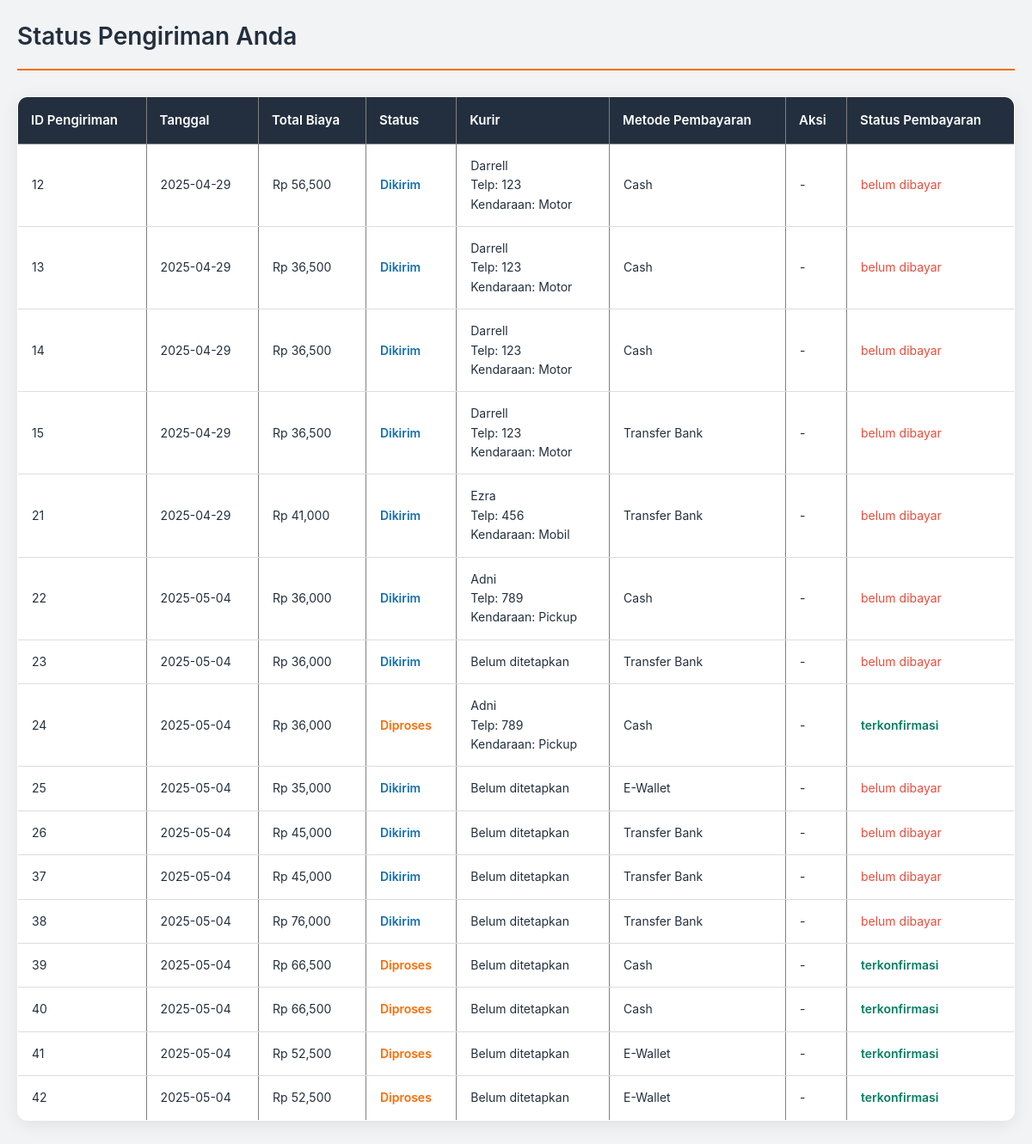
/status_pengiriman.php (signed in), run on the app's committed database.
### tables this page shows
CREATE TABLE `pengiriman` (
  `id_pengiriman` int(11) NOT NULL,
  `id_pengirim` int(11) NOT NULL,
  `id_alamat` int(11) NOT NULL,
  `id_kurir` int(11) DEFAULT NULL,
  `nama_pengirim` varchar(100) NOT NULL,
  `nama_penerima` varchar(100) NOT NULL,
  `jarak` decimal(5,2) NOT NULL,
  `berat` decimal(5,2) NOT NULL,
  `kendaraan` varchar(50) NOT NULL,
  `tanggal_pengiriman` date NOT NULL,
  `metode_pembayaran` varchar(50) NOT NULL,
  `total_biaya` int(11) DEFAULT NULL,
  `status_pengiriman` enum('Pending','Diproses','Dikirim','Selesai') DEFAULT 'Pending',
  `status_pembayaran` enum('belum dibayar','menunggu konfirmasi','terkonfirmasi') DEFAULT 'belum dibayar'
);

CREATE TABLE `kurir` (
  `id_kurir` int(11) NOT NULL,
  `nama_kurir` varchar(100) NOT NULL,
  `no_hp_kurir` varchar(15) NOT NULL,
  `kendaraan` varchar(50) NOT NULL
);

### status_pengiriman.php (the view, shortened to what this page needs)
<!DOCTYPE html>
<html lang="en">
<head>
    <link rel="stylesheet" href="status_pengiriman.css">
</head>
<body>
<?php
include 'koneksi.php';
$id_pengirim = $_SESSION['id_pengirim'];
$query = "SELECT pengiriman.*, kurir.nama_kurir, kurir.no_hp_kurir, kurir.kendaraan
          FROM pengiriman
          LEFT JOIN kurir ON pengiriman.id_kurir = kurir.id_kurir
          WHERE pengiriman.id_pengirim = $id_pengirim";
$result = $conn->query($query);
echo "<h1>Status Pengiriman Anda</h1>";
if ($result->num_rows > 0) {
    echo "<table border='1' cellpadding='10'>";
    echo "<tr>
            <th>ID Pengiriman</th>
            <th>Tanggal</th>
            <th>Total Biaya</th>
            <th>Status</th>
            <th>Kurir</th>
            <th>Metode Pembayaran</th>
            <th>Aksi</th>
            <th>Status Pembayaran</th>
          </tr>";
    while($row = $result->fetch_assoc()) {
        $kurirInfo = !empty($row['nama_kurir'])
            ? $row['nama_kurir'] . "<br>Telp: " . $row['no_hp_kurir'] . "<br>Kendaraan: " . $row['kendaraan']
            : "Belum ditetapkan";
        echo "<tr>";
        echo "<td>" . $row['id_pengiriman'] . "</td>";
        echo "<td>" . $row['tanggal_pengiriman'] . "</td>";
        echo "<td>Rp " . number_format($row['total_biaya'] ?? 0) . "</td>";
        echo "<td data-status='" . strtolower($row['status_pengiriman']) . "'>" . $row['status_pengiriman'] . "</td>";
        echo "<td>$kurirInfo</td>";
        echo "<td>" . ($row['metode_pembayaran'] ?? 'Belum dipilih') . "</td>";
        echo "<td>";
        $status = strtolower($row['status_pengiriman'] ?? '');
        $status_pembayaran = strtolower($row['status_pembayaran'] ?? 'belum dibayar');
        if ($status == 'diproses' && $status_pembayaran !== 'terkonfirmasi') {
            echo "<form action='pembayaran.php' method='POST'>
                <input type='hidden' name='id_pengiriman' value='" . $row['id_pengiriman'] . "'>
                <input type='hidden' name='metode_pembayaran' value='" . $row['metode_pembayaran'] . "'>
                <button type='submit'>Lanjutkan Pembayaran</button>
            </form>";
        } else {
            echo "-";
        }
        echo "</td>";
        echo "<td data-payment='" . strtolower($row['status_pembayaran'] ?? 'belum dibayar') . "'>" . ($row['status_pembayaran'] ?? 'belum dibayar') . "</td>";
        echo "</tr>";
    }
    echo "</table>";
} else {
    echo "Belum ada pengiriman.";
}
?>
</body>
</html>

### status_pengiriman.css (style rules this page uses)
:root { --primary: #FF6B00; --primary-light: #FFE8D9; --secondary: #232F3E; --accent: #FF9900; --light-gray: #F2F3F4; --medium-gray: #DDDDDD; --dark-gray: #555555; --white: #FFFFFF; --error: #E74C3C; --success: #2ECC71; --price-red: #B12704; --status-blue: #146eb4; --status-green: #067d62; }
* { box-sizing: border-box; margin: 0; padding: 0; }
body { font-family: 'Inter', 'Helvetica Neue', Arial, sans-serif; background-color: var(--light-gray); color: var(--secondary); line-height: 1.6; padding: 20px; }
h1 { color: var(--secondary); font-size: 28px; margin-bottom: 30px; padding-bottom: 15px; border-bottom: 2px solid var(--primary); font-weight: 600; }
table { width: 100%; border-collapse: collapse; background-color: var(--white); box-shadow: 0 4px 20px rgba(0,0,0,0.08); margin-bottom: 30px; border-radius: 12px; overflow: hidden; }
th { background-color: var(--secondary); color: var(--white); padding: 15px; text-align: left; font-weight: 600; font-size: 15px; }
td { padding: 14px 16px; border-bottom: 1px solid var(--medium-gray); vertical-align: middle; font-size: 14px; }
td[data-status="diproses"] { color: var(--primary); font-weight: 600; }
td[data-status="dikirim"] { color: var(--status-blue); font-weight: 600; }
td[data-payment="terkonfirmasi"] { color: var(--status-green); font-weight: 600; }
td[data-payment="belum dibayar"] { color: var(--error); }

### data on the page
pengiriman: id_pengiriman "12", tanggal_pengiriman "2025-04-29", total_biaya "56,500", status_pengiriman "Dikirim", id_kurir.nama_kurir "Darrell", id_kurir.no_hp_kurir "123", id_kurir.kendaraan "Motor", metode_pembayaran "Cash", status_pembayaran "belum dibayar"
pengiriman: id_pengiriman "13", tanggal_pengiriman "2025-04-29", total_biaya "36,500", status_pengiriman "Dikirim", id_kurir.nama_kurir "Darrell", id_kurir.no_hp_kurir "123", id_kurir.kendaraan "Motor", metode_pembayaran "Cash", status_pembayaran "belum dibayar"
pengiriman: id_pengiriman "14", tanggal_pengiriman "2025-04-29", total_biaya "36,500", status_pengiriman "Dikirim", id_kurir.nama_kurir "Darrell", id_kurir.no_hp_kurir "123", id_kurir.kendaraan "Motor", metode_pembayaran "Cash", status_pembayaran "belum dibayar"
pengiriman: id_pengiriman "15", tanggal_pengiriman "2025-04-29", total_biaya "36,500", status_pengiriman "Dikirim", id_kurir.nama_kurir "Darrell", id_kurir.no_hp_kurir "123", id_kurir.kendaraan "Motor", metode_pembayaran "Transfer Bank", status_pembayaran "belum dibayar"
pengiriman: id_pengiriman "21", tanggal_pengiriman "2025-04-29", total_biaya "41,000", status_pengiriman "Dikirim", id_kurir.nama_kurir "Ezra", id_kurir.no_hp_kurir "456", id_kurir.kendaraan "Mobil", metode_pembayaran "Transfer Bank", status_pembayaran "belum dibayar"
pengiriman: id_pengiriman "22", tanggal_pengiriman "2025-05-04", total_biaya "36,000", status_pengiriman "Dikirim", id_kurir.nama_kurir "Adni", id_kurir.no_hp_kurir "789", id_kurir.kendaraan "Pickup", metode_pembayaran "Cash", status_pembayaran "belum dibayar"
pengiriman: id_pengiriman "23", tanggal_pengiriman "2025-05-04", total_biaya "36,000", status_pengiriman "Dikirim", shows "Belum ditetapkan", metode_pembayaran "Transfer Bank", status_pembayaran "belum dibayar"
pengiriman: id_pengiriman "24", tanggal_pengiriman "2025-05-04", total_biaya "36,000", status_pengiriman "Diproses", id_kurir.nama_kurir "Adni", id_kurir.no_hp_kurir "789", id_kurir.kendaraan "Pickup", metode_pembayaran "Cash", status_pembayaran "terkonfirmasi"
pengiriman: id_pengiriman "25", tanggal_pengiriman "2025-05-04", total_biaya "35,000", status_pengiriman "Dikirim", shows "Belum ditetapkan", metode_pembayaran "E-Wallet", status_pembayaran "belum dibayar"
pengiriman: id_pengiriman "26", tanggal_pengiriman "2025-05-04", total_biaya "45,000", status_pengiriman "Dikirim", shows "Belum ditetapkan", metode_pembayaran "Transfer Bank", status_pembayaran "belum dibayar"
pengiriman: id_pengiriman "37", tanggal_pengiriman "2025-05-04", total_biaya "45,000", status_pengiriman "Dikirim", shows "Belum ditetapkan", metode_pembayaran "Transfer Bank", status_pembayaran "belum dibayar"
pengiriman: id_pengiriman "38", tanggal_pengiriman "2025-05-04", total_biaya "76,000", status_pengiriman "Dikirim", shows "Belum ditetapkan", metode_pembayaran "Transfer Bank", status_pembayaran "belum dibayar"
pengiriman: id_pengiriman "39", tanggal_pengiriman "2025-05-04", total_biaya "66,500", status_pengiriman "Diproses", shows "Belum ditetapkan", metode_pembayaran "Cash", status_pembayaran "terkonfirmasi"
pengiriman: id_pengiriman "40", tanggal_pengiriman "2025-05-04", total_biaya "66,500", status_pengiriman "Diproses", shows "Belum ditetapkan", metode_pembayaran "Cash", status_pembayaran "terkonfirmasi"
pengiriman: id_pengiriman "41", tanggal_pengiriman "2025-05-04", total_biaya "52,500", status_pengiriman "Diproses", shows "Belum ditetapkan", metode_pembayaran "E-Wallet", status_pembayaran "terkonfirmasi"
pengiriman: id_pengiriman "42", tanggal_pengiriman "2025-05-04", total_biaya "52,500", status_pengiriman "Diproses", shows "Belum ditetapkan", metode_pembayaran "E-Wallet", status_pembayaran "terkonfirmasi"
